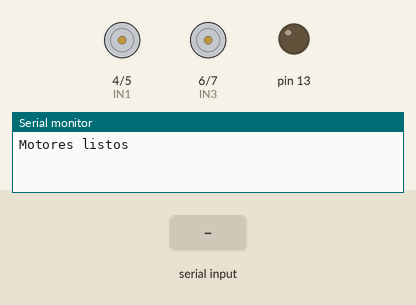
This sketch was run on a simulated Arduino Uno, built with avr-gcc and run on an emulated ATmega328P. On the bench: motor-driver pin pairs drawn as motors (green arrow = first pin HIGH = forward, orange = second pin HIGH = backward, longer = more drive, scaled by the enable pin), output pins drawn as LEDs (lit = HIGH), the last lines printed to the serial monitor. The inputs (shaded band) are chosen by the test bench.

Above: at 4.2 s.
4.3 s: "1" received over Serial
At 4.9 s:
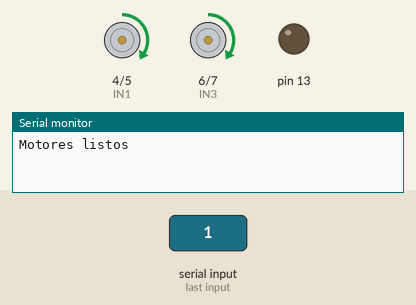
5.8 s: "0" received over Serial
At 7.2 s:
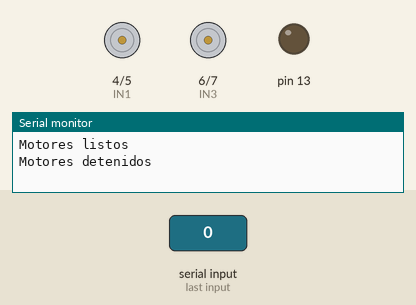
Timing chart, 0 to 8.8 s (numbered marks = the images above; inputs shaded):
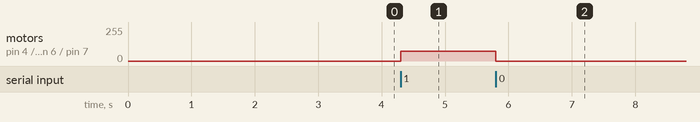

Measured:
- after the input at 4.3 s, motor on pin 4 (IN1) / pin 5 (IN2), motor on pin 6 (IN3) / pin 7 (IN4): stopped → forward 75/255 at once
- after the input at 5.8 s, motor on pin 4 (IN1) / pin 5 (IN2), motor on pin 6 (IN3) / pin 7 (IN4): forward 75/255 → stopped at once

The sketch:

Control_motores-USB_Pruebas.ino
```cpp
//Prueba de control de motores de corriente continua usando
//el puerto serie

#include "SoftwareSerial.h"
int IN1 = 4;
int IN2 = 5;
int IN3 = 6;
int IN4 = 7;
int ENA = 10;
int ENB = 11;
int velA;
int velB;
int dato;

void setup() {
  Serial.begin(9600);
  pinMode(13, OUTPUT);
  digitalWrite(13, LOW);

  pinMode(IN1, OUTPUT);
  pinMode(IN2, OUTPUT);
  pinMode(IN3, OUTPUT);
  pinMode(IN4, OUTPUT);
  pinMode(ENA, OUTPUT);
  pinMode(ENB, OUTPUT);

  digitalWrite(IN1, LOW);
  digitalWrite(IN2, LOW);
  digitalWrite(IN3, LOW);
  digitalWrite(IN4, LOW);

  Serial.println("Motores listos");

  delay(3000);

}

void loop() {
  adelante();
  if (Serial.available()) {
    dato = Serial.read();
    if (dato == '1'){
      velA = 75;
      velB = 75;
      //adelante();
    }
    if (dato == '2') {
      velA = 100;
      velB = 100;
    }
    if (dato == '0') {
      velA = 0;
      velB = 0;
      Serial.println("Motores detenidos");
      //detener();
    }

  }

}

void adelante(){
  analogWrite(ENA, velA);
  digitalWrite(IN1, HIGH);
  digitalWrite(IN2, LOW);

  digitalWrite(IN3, HIGH);
  digitalWrite(IN4, LOW);
  analogWrite(ENB, velB);
}

void detener(){
  analogWrite(ENA, 0);
  digitalWrite(IN1, LOW);
  digitalWrite(IN2, LOW);

  digitalWrite(IN3, LOW);
  digitalWrite(IN4, LOW);
  analogWrite(ENB, 0);
}
```
